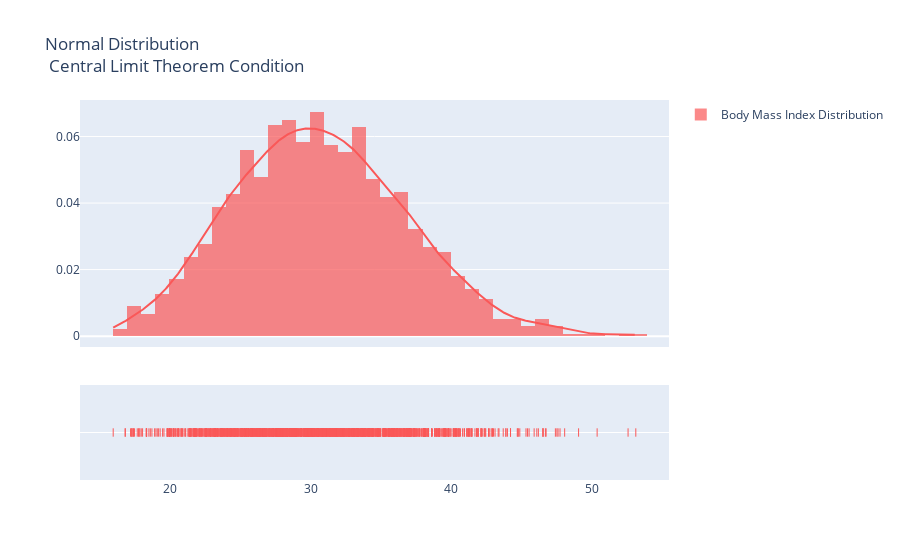

The cell this chart's notebook holds for it:
### Code cell
bmi=[df["bmi"].values.tolist()]
group_labels =['Body Mass Index Distribution']

colors=['#FA5858']

fig=ff.create_distplot(bmi, group_labels, colors=colors)
#Add title
fig['layout'].update(title='Normal Distribution <br> Central Limit Theorem Condition')
iplot(fig, filename='Basic Distplot')

### Figure 1 — Plotly figure (JSON) as saved in the notebook; plotly's stock layout.template omitted (floating-point values rounded to 4 significant figures; data arrays with more than 128 entries replaced by an {"elided": "..."} marker saying what was removed)
{"data": [{"autobinx": false, "histnorm": "probability density", "legendgroup": "Body Mass Index Distribution", "marker": {"color": "#FA5858"}, "name": "Body Mass Index Distribution", "opacity": 0.7, "x": {"elided": "1338 float values"}, "xaxis": "x", "xbins": {"end": 53.13, "size": 1, "start": 15.96}, "yaxis": "y", "type": "histogram"}, {"legendgroup": "Body Mass Index Distribution", "marker": {"color": "#FA5858"}, "mode": "lines", "name": "Body Mass Index Distribution", "showlegend": false, "x": {"elided": "500 float values"}, "xaxis": "x", "y": {"elided": "500 float values"}, "yaxis": "y", "type": "scatter"}, {"legendgroup": "Body Mass Index Distribution", "marker": {"color": "#FA5858", "symbol": "line-ns-open"}, "mode": "markers", "name": "Body Mass Index Distribution", "showlegend": false, "x": {"elided": "1338 float values"}, "xaxis": "x", "y": {"elided": "1338 str values"}, "yaxis": "y2", "type": "scatter"}], "layout": {"barmode": "overlay", "hovermode": "closest", "legend": {"traceorder": "reversed"}, "title": {"text": "Normal Distribution <br> Central Limit Theorem Condition"}, "xaxis": {"anchor": "y2", "domain": [0, 1], "zeroline": false}, "yaxis": {"anchor": "free", "domain": [0.35, 1], "position": 0}, "yaxis2": {"anchor": "x", "domain": [0, 0.25], "dtick": 1, "showticklabels": false}}}
